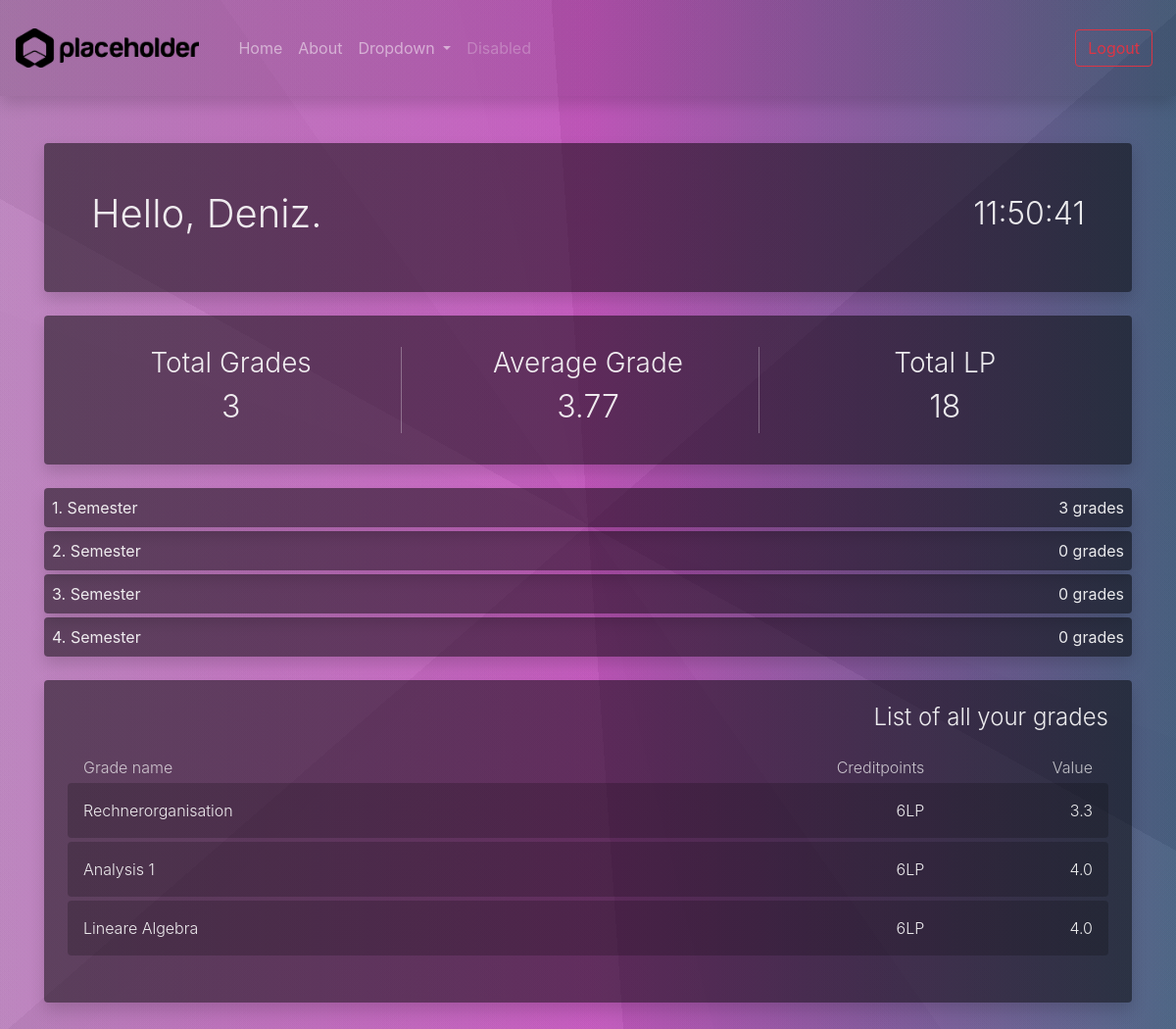
Screenshot of / (signed in) with the database file from the repository.
### users/models.py (models this page shows)
class CustomUser(AbstractUser):
    pass

### grade_app/models.py (models this page shows, shortened)
class Gradebook(models.Model):
    owner = models.ForeignKey(settings.AUTH_USER_MODEL,
                              on_delete=models.CASCADE)
    title = models.CharField(max_length=50)
    def getGrades(self):
        return Grade.objects.filter(gradebook=self)
    def getTotalCreditpointsGrades(grades):
        x = 0
        for g in grades:
            x += g.creditpoints
        return x
    def getHashID(self):
        hashids = Hashids()
        return hashids.encode(self.pk)

class Grade(models.Model):
    gradebook = models.ForeignKey(Gradebook, on_delete=models.CASCADE)
    title = models.CharField(max_length=50)
    creditpoints = models.IntegerField(default=6)
    value = models.DecimalField(max_digits=2, decimal_places=1, default=1.0)
    weighted = models.BooleanField(default=True)

### grade_app/views.py (the view)
# urls.py: path('', Home.as_view(), name='home'),
@method_decorator(login_required, name='dispatch')
class Home(View):
    def get(self, request):
        gradebooks = Gradebook.objects.filter(owner=request.user)
        grades = Grade.objects.filter(gradebook__owner=request.user)
        for g in gradebooks:
            print(g.getHashID())
        context = {
            'gradebooks': gradebooks,
            'grades': grades,
            'average_grade': calcAverageGrades(grades),
            'total_creditpoints': Gradebook.getTotalCreditpointsGrades(grades),
        }
        return render(request, 'grade_app/home.html', context=context)

### grade_app/helpers.py (called while the page is built)
def calcAverageGrades(grades):
    if not grades:
        return 0
    result = 0
    sum_lp = 0
    for grade in grades:
        sum_lp += grade.creditpoints
        result += grade.value * grade.creditpoints
    return result/sum_lp

### grade_app/templates/grade_app/home.html (shortened to what this page needs)
{% extends 'base.html' %}
{% load static %}
{% block css %}
<link rel="stylesheet" type="text/css" href='{% static "grade_app/css/home.css" %}'>
{% endblock css %}
{% block content %}
<div class="container grade-container-dark my-4 p-5 rounded shadow">
    <div class="row align-items-center">
        <div class="col-md">
            <h1 class="grade-font-white font-weight-light">Hello, {{ request.user|title}}.</h1>
        </div>
        <div class="col-md text-md-right">
            <h2 id="time" class="grade-font-white font-weight-light"></h2>
        </div>
    </div>
</div>
<div class="container grade-container-dark my-4 p-4 rounded shadow">
    <div class="row align-items-center justify-content-between">
        <div class="col-sm text-center m-2 border-sm-right border-sm-bottom">
            <h3 class="grade-font-white font-weight-light">Total Grades</h3>
            <h2 class="grade-font-white font-weight-light">{{ grades.count }}</h2>
        </div>
        <div class="col-sm text-center m-2 border-sm-right border-sm-bottom">
            <h3 class="grade-font-white font-weight-light">Average Grade</h3>
            <h2 class="grade-font-white font-weight-light">{{ average_grade|floatformat:2 }} </h2>
        </div>
        <div class="col-sm text-center m-2">
            <h3 class="grade-font-white font-weight-light">Total LP</h3>
            <h2 class="grade-font-white font-weight-light">{{ total_creditpoints }}</h2>
        </div>
    </div>
</div>
{% for gradebook in gradebooks %}
<a href="{% url 'gradebook' pk=gradebook.pk %}" style="text-decoration: none !important">
    <div class="my-1 p-2 grade-font-white grade-container-dark rounded shadow">
        {{ gradebook.title }}
        <div class="float-right"> {{ gradebook.getGrades.count }} grades</div>
    </div>
</a>
{% endfor %}
<div class="container grade-container-dark my-4 p-4 rounded shadow">
    <h4 class="grade-font-white font-weight-light text-md-right">List of all your grades</h4>
    <div class="container my-4">
        <div class="row py-0 px-3">
            <div class="col-sm-8 p-0 d-none d-sm-block">
                <div class="grade-font-white-secondary font-weight-light p-0">Grade name</div>
            </div>
            <div class="col-sm-2 p-0 d-none d-sm-block">
                <div class="grade-font-white-secondary font-weight-light text-sm-right">Creditpoints</div>
            </div>
            <div class="col-sm-2 p-0 d-none d-sm-block">
                <div class="grade-font-white-secondary font-weight-light text-sm-right">Value</div>
            </div>
        </div>
        {% for grade in grades %}
        <div class="row align-items-center grade-container-dark2 px-3 py-3 rounded my-1">
            <div class="col-sm-8 p-0">
                <div class="grade-font-white font-weight-light p-0">{{ grade.title }}</div>
            </div>
            <div class="col-sm-2 p-0">
                <div class="grade-font-white font-weight-light text-sm-right p-0">{{ grade.creditpoints }}LP</div>
            </div>
            <div class="col-sm-2 p-0">
                <div class="grade-font-white font-weight-light text-sm-right p-0">{{ grade.value }}</div>
            </div>
        </div>
        {% endfor %}
    </div>
</div>
{% endblock content %}

### grade_app/templates/base.html (shortened to what this page needs)
{% load static %}
<!doctype html>
<html lang="en">
<head>
    <link rel="stylesheet" href="https://stackpath.bootstrapcdn.com/bootstrap/4.3.1/css/bootstrap.min.css"
>
    <link rel="stylesheet" type="text/css" href='{% static "grade_app/css/base.css" %}'>
    {% block css %} {% endblock css %}
</head>
<body>
    <nav class="navbar navbar-expand-lg navbar-dark grade-navbar shadow py-4">
        <a class="navbar-brand" href="{% url 'home' %}">
            <img src="{% static 'grade_app/images/logo.png' %}" alt="brand" height="40px;">
        </a>
        <div class="collapse navbar-collapse" id="navbarSupportedContent">
            <ul class="navbar-nav mr-auto">
                <li class="nav-item active">
                    <a class="nav-link" href="#">
                        <span class="sr-only">(current)</span></a>
                </li>
                <li class="nav-item">
                    <a class="nav-link" href="{% url 'home' %}">Home</a>
                </li>
                <li class="nav-item">
                    <a class="nav-link" href="{% url 'about' %}">About</a>
                </li>
                <li class="nav-item dropdown">
                    <a class="nav-link dropdown-toggle" href="#" id="navbarDropdown" role="button"
                        data-toggle="dropdown" aria-haspopup="true" aria-expanded="false">
                        Dropdown
                    </a>
                </li>
                <li class="nav-item">
                    <a class="nav-link disabled" href="#" tabindex="-1" aria-disabled="true">Disabled</a>
                </li>
            </ul>
            {% if request.user.is_authenticated %}
            <a class="btn btn-outline-danger mx-lg-2" href="{% url 'logout' %}">
                Logout
            </a>
            {% endif %}
        </div>
    </nav>
    <div class="container my-5">
        {% block content %} {% endblock content %}
    </div>
</body>
</html>

### grade_app/static/grade_app/css/base.css (style rules this page uses)
body { background: linear-gradient(319deg, rgba(97, 97, 97, 0.07) 0%, rgba(97, 97, 97, 0.07) 50%,rgba(200, 200, 200, 0.07) 50%, rgba(200, 200, 200, 0.07) 100%),linear-gradient(235deg, rgba(194, 194, 194, 0.02) 0%, rgba(194, 194, 194, 0.02) 50%,rgba(22, 22, 22, 0.02) 50%, rgba(22, 22, 22, 0.02) 100%),linear-gradient(266deg, rgba(38, 38, 38, 0.07) 0%, rgba(38, 38, 38, 0.07) 50%,rgba(175, 175, 175, 0.07) 50%, rgba(175, 175, 175, 0.07) 100%),linear-gradient(178deg, rgba(218, 218, 218, 0) 0%, rgba(218, 218, 218, 0) 50%,rgba(6, 6, 6, 0) 50%, rgba(6, 6, 6, 0) 100%),linear-gradient(72deg, rgba(138, 138, 138, 0) 0%, rgba(138, 138, 138, 0) 50%,rgba(50, 50, 50, 0) 50%, rgba(50, 50, 50, 0) 100%),linear-gradient(256deg, rgba(115, 115, 115, 0.04) 0%, rgba(115, 115, 115, 0.04) 50%,rgba(150, 150, 150, 0.04) 50%, rgba(150, 150, 150, 0.04) 100%),linear-gradient(209deg, rgba(23, 23, 23, 0.07) 0%, rgba(23, 23, 23, 0.07) 50%,rgba(170, 170, 170, 0.07) 50%, rgba(170, 170, 170, 0.07) 100%),linear-gradient(315deg, rgba(178, 178, 178, 0.02) 0%, rgba(178, 178, 178, 0.02) 50%,rgba(143, 143, 143, 0.02) 50%, rgba(143, 143, 143, 0.02) 100%),linear-gradient(20deg, rgba(74, 74, 74, 0.07) 0%, rgba(74, 74, 74, 0.07) 50%,rgba(96, 96, 96, 0.07) 50%, rgba(96, 96, 96, 0.07) 100%),linear-gradient(90deg, #ce80d1,#e34cda,#436592); min-height: 100vh; }
.grade-navbar { background-color: rgba(0,0,0,0.1); }

### grade_app/static/grade_app/css/home.css (style rules this page uses)
.grade-container-dark { background: rgba(0,0,0,0.5); transition: ease-in-out 0.1s; }
.grade-container-dark2 { background: rgba(0,0,0,0.2); transition: ease-in-out 0.2s; }
.grade-font-white { color: rgba(255,255,255,0.9); }
.grade-font-white-secondary { color: rgba(255,255,255,0.7); }
.border-sm-bottom { border-bottom: 1px solid rgba(255,255,255,0.3); }
@media (min-width: 576px) { .border-sm-right { border-right: 1px solid rgba(255,255,255,0.3); } }
@media (min-width: 576px) { .border-sm-bottom { border-bottom: 0px; } }

### rows the page displays
CustomUser: user "Deniz"
Gradebook: title "1. Semester", getGrades.count "3"
Gradebook: title "2. Semester", getGrades.count "0"
Gradebook: title "3. Semester", getGrades.count "0"
Gradebook: title "4. Semester", getGrades.count "0"
Grade: title "Rechnerorganisation", creditpoints "6", value "3.3"
Grade: title "Analysis 1", creditpoints "6", value "4.0"
Grade: title "Lineare Algebra", creditpoints "6", value "4.0"

### other values shown
{{ grades.count }} "3"
{{ average_grade|floatformat:2 }} "3.77"
{{ total_creditpoints }} "18"
